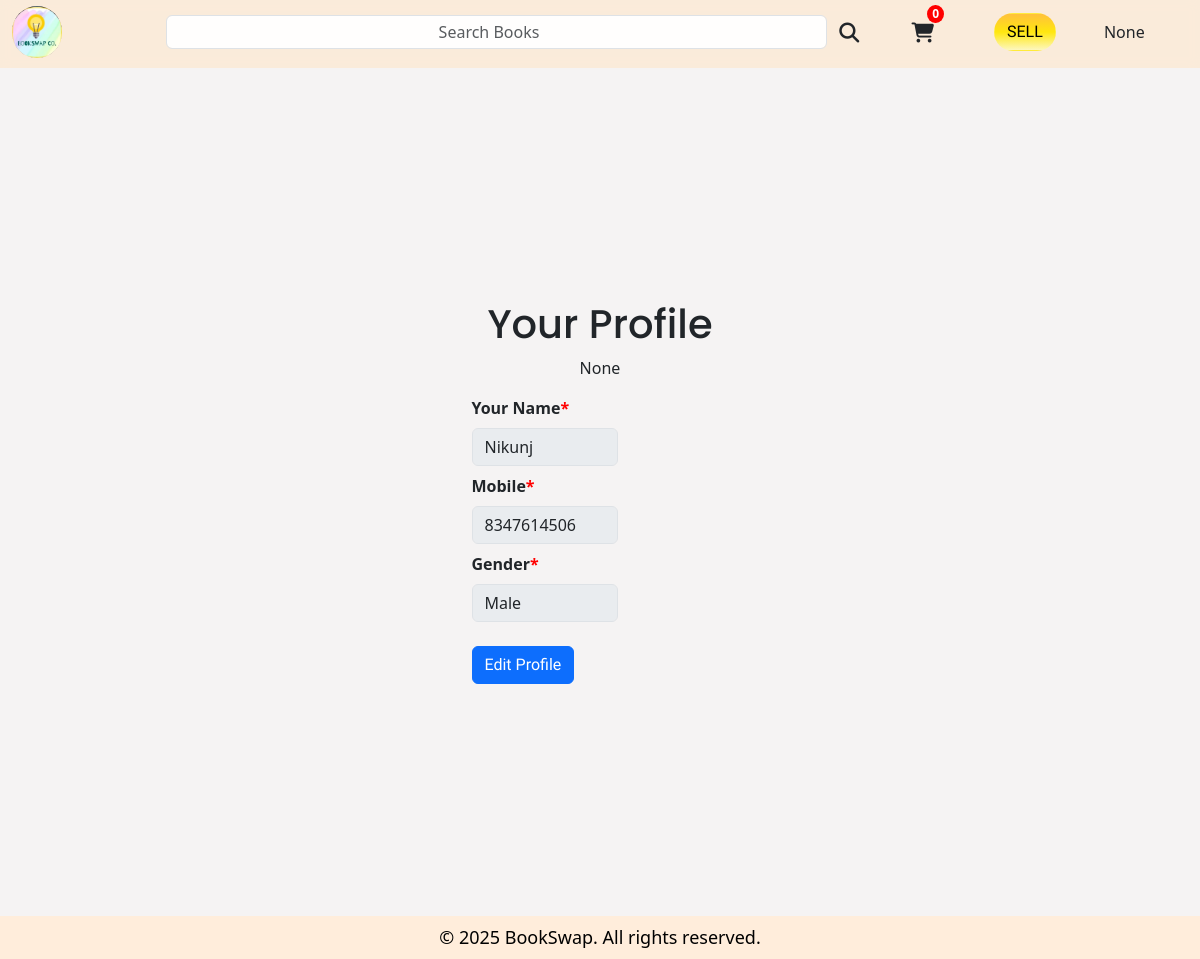
The app's page /accounts/profile/ (signed in) with its own data.
### accounts/models.py (models this page shows, shortened)
class CustomUser(AbstractUser):
    username = models.CharField(max_length=50, unique=False)
    email = models.EmailField(max_length=150, unique=True)
    photo = models.ImageField(upload_to='user_photos', default='default_user_photo.png')
    mobile = models.CharField(max_length=10, blank=True)
    gender = models.CharField(max_length=50, blank=True)
    profile_completed = models.BooleanField(default=False)
    address_added = models.BooleanField(default=False)
    USERNAME_FIELD = 'email'
    REQUIRED_FIELDS = ['username']
    multiavatar_svg = models.TextField(null=True, blank=True)

### books/models.py (models this page shows)
class Cart(models.Model):
    user = models.OneToOneField(CustomUser, on_delete=models.CASCADE, related_name="cart")
    books = models.JSONField(default=dict, blank=True)
    cart_val = models.IntegerField(default=0, blank=True)

### accounts/views.py (the view, shortened to what this page needs)
# urls.py: path('profile/', views.profile, name='profile'),
@login_required
def profile(request):
    fm = UserProfileForm(instance=request.user)
    user = CustomUser.objects.get(id=request.user.id)
    return render(request, "accounts/profile.html", {"form":fm})

### accounts/forms.py
class UserProfileForm(forms.ModelForm):
    username = forms.CharField(label=mark_safe('Your Name'+asterisk_css), max_length=100, widget=forms.TextInput(attrs={'class': 'form-control'}))
    mobile = forms.IntegerField(label=mark_safe('Mobile'+asterisk_css), min_value=1000000000, max_value=9999999999, widget=forms.NumberInput(attrs={'class':'form-control'}))
    gender = forms.ChoiceField(label=mark_safe('Gender'+asterisk_css), choices=GENDER_CHOICES, widget=forms.Select(attrs={'class': 'form-control'}))
    photo = forms.ImageField(label=mark_safe('Photo'+asterisk_css), widget=forms.ClearableFileInput(attrs={'class': 'form-control'}), required=False)
    class Meta:
        model = CustomUser
        fields = ['username', 'mobile', 'gender', 'photo']

### templates/accounts/profile.html (shortened to what this page needs)
{% extends "base.html" %}
{% load static %}
{% block content %}
<div class="container d-flex flex-column justify-content-center align-items-center min-vh-100">
    <h1 class="mt-5">Your Profile</h1>
    <div class="text-center">
        {% if request.user.photo.url == "/media/default_user_photo.png" %}
        <div class="image-container mb-3">
            <div id="profile_pic_div2">{{request.user.multiavatar_svg|safe}}</div>
        </div>
        {% else %}
        <img src="{{ user.photo.url }}" class="rounded-circle profile-photo" alt="User Photo" width="150" height="150" onclick="document.getElementById('photo-input').click();" style="cursor: pointer;">
        {% endif %}
    </div>
    <div>
        <form id="profile-form" method="post" enctype="multipart/form-data" novalidate>
            {% for field in form %}
                {% if field.name != 'photo' %}
                    <div class="mb-2">
                    <label class="form-label" style="font-weight:600;">{{field.label}}</label>
                    {{field}}
                    </div>
                {% endif %}
            {% endfor %}
            <button type="button" class="btn btn-primary mt-3" id="editBtnForProfile" onclick="enableInputs();">Edit Profile</button>
        </form>
    </div>
</div>
{% endblock content %}

### templates/header.html (shortened to what this page needs)
{% load static %}
<nav class="navbar bg-body-tertiary position-sticky top-0 z-1 pt-0 pb-1" style="z-index:999 !important">
    <div class="custom_container">
        <a class="navbar-brand" href="{% url 'home' %}">
            <img src="{% static "images/logo.jpeg" %}" alt="Bootstrap" id="logo">
        </a>
        <div class="form_dropdown d-flex m-0 p-0 gap-1 justify-content-evenly">
            <form class="d-none col-8 forLargerrDevices d-sm-none d-md-none d-lg-flex" role="search" action="{% url "search_results" %}">
                <input class="form-control text-center p-1" type="search" placeholder="Search Books" aria-label="Search" style="font-size: 1rem; position:relative;" name="search_for" value="{{search_for}}" id="search_for_1">
                <button type="submit" class="search_btn" style="border: none; padding: 0; background: none;">
                    <span class="input-group-text d-flex bg-light border-0 search_logo">
                        <i class="fas fa-search search_logo fa-lg"></i>
                    </span>
                </button>
            </form>
            {% if request.user.is_authenticated %}
            <div class="d-flex justify-content-center align-items-center icon-container" style="cursor: pointer; height: 80%;">
                <a href="{% url "cart" %}" style="text-decoration: none; color: inherit;">
                    <i class="fas fa-shopping-cart fa-lg icon_transform"></i>
                </a>
                <span class="badge badge-custom" id="cart_val">{{request.user.cart.cart_val}}</span>
            </div>
            <div class="d-flex justify-content-center align-items-center" style="cursor: pointer; height: 80%;">
                <a class="btn d-none d-sm-inline-block sell_btn" href="{% url "post_ad" %}">SELL</a>
            </div>
            <div class="dropdown d-flex justify-content-center align-items-center ms-2" style="cursor: pointer; height: 80%;">
                <a href="#"  class="nav-link " id="dropdownMenuButton" data-bs-toggle="dropdown" aria-expanded="false" style="box-shadow: none;">
                    {% if request.user.photo.url == "/media/default_user_photo.png" %}
                    <div id="profile_pic_div1" class="profile_pic">{{request.user.multiavatar_svg|safe}}</div>
                    {% else %}
                    <img class="profile_pic" src="/media/{{request.user.photo.name}}" >
                    {% endif %}
                </a>
            </div>
            {% else %}
            <div class="navbar-nav" style="display: flex; flex-direction: row; gap: 1.2rem; font-size: 1.2rem; position:relative; left:3.5rem;">
                <a class="nav-link" href="{% url "login" %}">Login</a>
                <a class="nav-link" href="{% url "signup" %}">SignUp</a>
            </div>
            {% endif %}
        </div>
    </div>
</nav>

### static/css/styles.css (style rules this page uses)
* { margin: 0; padding: 0; box-sizing: border-box; }
body { background-color: #f5f3f3; overflow-x: hidden; }
.image-container { position: relative; }
form { width: 57%; }

### static/css/header.css (style rules this page uses)
.navbar { display: flex; justify-content: center; align-items: center; background-color: rgba(252, 233, 212, 0.803) !important; backdrop-filter: blur(6px); }
#logo { height: 3.2rem; border-radius: 50%; }
.custom_container { display: flex; justify-content: space-between; align-items: center; width: 100%; margin: 0px 1vw; height: var(--height-nav-bar); }
.form_dropdown { display: flex; justify-content: space-between; align-items: center; width: 90%; height: 100%; }
a.navbar-brand { max-width: 5%; }
.profile_pic { width: 3rem; object-fit: cover; border-radius: 50%; }
@media (max-width: 1440px) { .form_dropdown { display: flex; justify-content: space-around; align-items: center; min-width: 20%; height: 100%; } }
i { margin:0; padding: 0; }
.badge-custom { position: absolute; top: -1px; right: -10px; background-color: red; color: white; border-radius: 50%; padding: 0.25em 0.4em; font-size: 0.75em; }
.icon-container { position: relative; font-size: 1rem; margin-right: 20px; }
input[type=search] { background-color: rgba(255, 255, 255, 0.931); }
.search_logo { background-color: transparent !important; }
.sell_btn { background-color: rgb(255, 235, 59); background-image: linear-gradient(to bottom, rgb(255, 193, 59), rgb(255, 231, 15), rgb(253, 247, 190)); background-attachment: inherit; background-size: cover; background-repeat: no-repeat; color: black; border-radius: 21px; transition: .45s; }

### static/css/theme.css (style rules this page uses)
:root { --light-orange-1: #fff9ed; --light-orange-2: #fff5e0; --light-orange-3: #ffeddb; --orange-1: #ffc800; --orange-2: #f5ab00; --orange-3: #ff9900; --dark-orange-1: #ff7a00; --dark-orange-2: #ff6200; --dark-orange-3: #ff4000; --light-success: #17ad67; --default-success: #27a544; --deep-success: #21724c; --height-nav-bar: 4rem; }
h1, h2, h3, h4, h5, h6 { font-family: 'Poppins'; }
.btn { font-family: 'SUSE'; }

### records on screen
CustomUser: user.cart.cart_val "0", user.multiavatar_svg "None", form "Nikunj" "8347614506" "Male"

### other values on screen
{{ field.label }} "Your Name *" "Mobile *" "Gender *"
